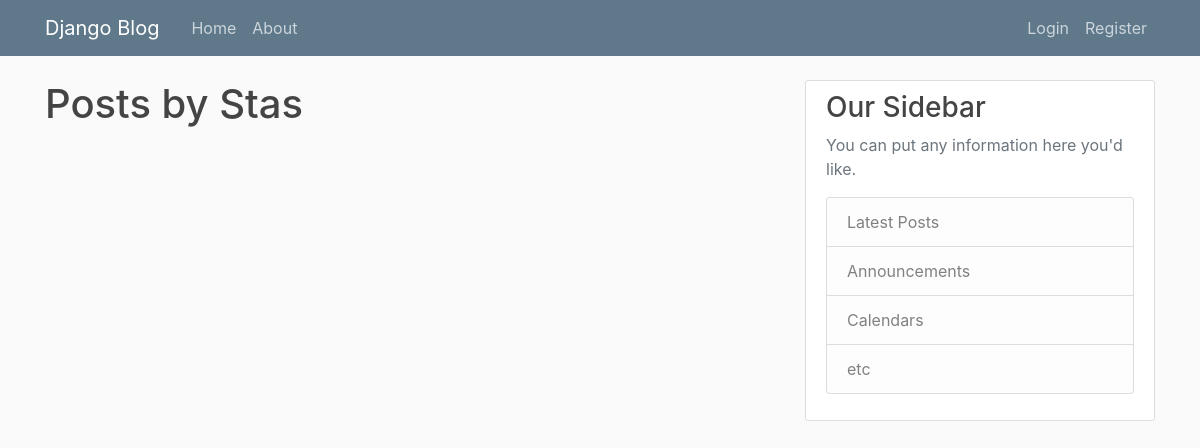
Before: /user/Stas with the older database file.
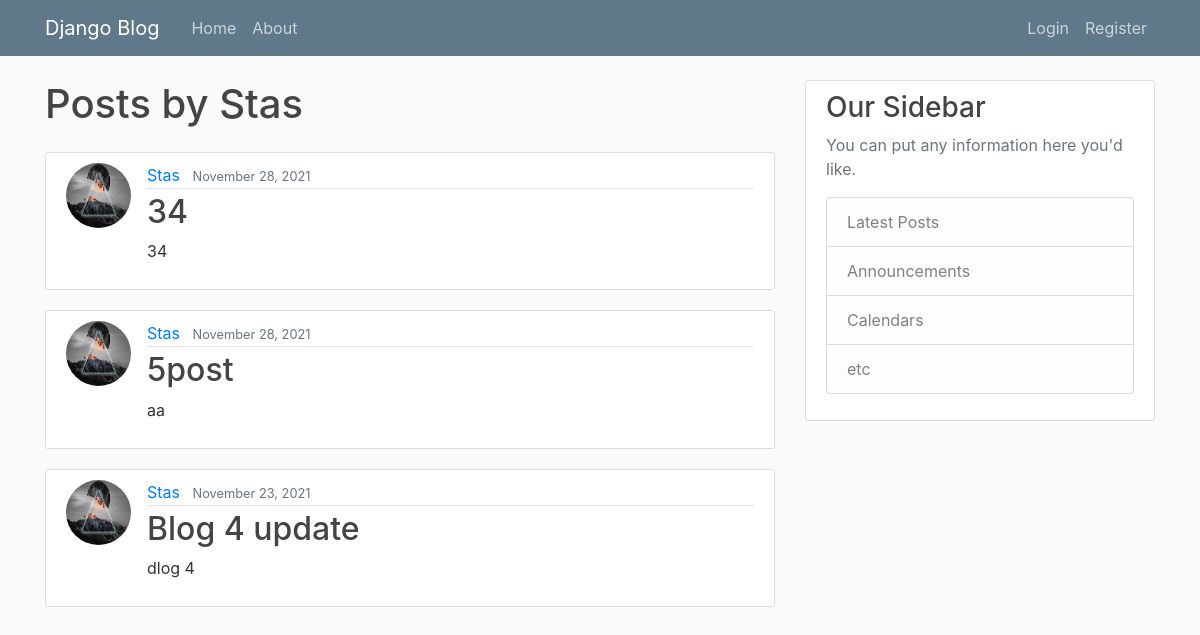
After: the same page with the newer database file.
### blog/models.py (models this page shows, shortened)
class Post(models.Model):
    title = models.CharField(max_length=100)
    content = models.TextField()
    date_posted = models.DateTimeField(default=timezone.now)
    author = models.ForeignKey(User, on_delete=models.CASCADE)

### users/models.py (models this page shows, shortened)
class Profile(models.Model):
    user = models.OneToOneField(User, on_delete=models.CASCADE)
    image = models.ImageField(default='default.jpg', upload_to='profile_pics')

### blog/views.py (the view)
# urls.py: path('user/<str:username>', UserPostListView.as_view(), name='user-posts'),
class UserPostListView(ListView):
    model = Post
    template_name = 'blog/user_posts.html'
    context_object_name = 'posts'
    def get_queryset(self):
        user = get_object_or_404(User, username=self.kwargs.get('username'))
        return Post.objects.filter(author=user).order_by('-date_posted')

### blog/templates/blog/user_posts.html
{%extends 'blog/base.html'%}
{%block content%}
<h1 class = 'mb-4'>Posts by {{view.kwargs.username}}</h1>
{%for post in posts%}
<article class="media content-section">
  <img class = 'rounded-circle article-img' src ='{{post.author.profile.image.url}}'>
  <div class="media-body">
    <div class="article-metadata">
      <a class="mr-2" href="{%url 'user-posts' post.author.username%}">{{ post.author }}</a>
      <small class="text-muted">{{ post.date_posted| date:'F d, Y' }}</small>
    </div>
    <h2><a class="article-title" href="{% url 'post-detail' post.id%} ">{{ post.title }}</a></h2>
    <p class="article-content">{{ post.content }}</p>
  </div>
</article>
{%endfor%}
{%endblock content%}

### blog/templates/blog/base.html (shortened to what this page needs)
{%load static%}
<!DOCTYPE html>
<html lang="en">
<head>
    <link rel="stylesheet" href="https://maxcdn.bootstrapcdn.com/bootstrap/4.0.0/css/bootstrap.min.css">
    <link rel="stylesheet" type="text/css" href="{% static 'blog/main.css'%}"
</head>
<body>
<header class="site-header">
  <nav class="navbar navbar-expand-md navbar-dark bg-steel fixed-top">
    <div class="container">
      <a class="navbar-brand mr-4" href='{% url "blog-home"%}'>Django Blog</a>
      <div class="collapse navbar-collapse" id="navbarToggle">
        <div class="navbar-nav mr-auto">
          <a class="nav-item nav-link" href='{% url "blog-home"%}'>Home</a>
          <a class="nav-item nav-link" href="{%url 'blog-about'%}">About</a>
        </div>
        <div class="navbar-nav">
            {% if user.is_authenticated%}
            <a class="nav-item nav-link" href="{% url 'post-create'%}">New Post</a>
            <a class="nav-item nav-link" href="{% url 'profile'%}">Profile</a>
            <a class="nav-item nav-link" href="{% url 'logout'%}">Logout</a>
            {%else%}
            <a class="nav-item nav-link" href="{% url 'login'%}">Login</a>
            <a class="nav-item nav-link" href="{% url 'register'%}">Register</a>
            {%endif%}
        </div>
      </div>
    </div>
  </nav>
</header>
    <main role="main" class="container">
  <div class="row">
    <div class="col-md-8">
      {% block content %}{% endblock %}
    </div>
    <div class="col-md-4">
      <div class="content-section">
        <h3>Our Sidebar</h3>
        <p class='text-muted'>You can put any information here you'd like.
          <ul class="list-group">
            <li class="list-group-item list-group-item-light">Latest Posts</li>
            <li class="list-group-item list-group-item-light">Announcements</li>
            <li class="list-group-item list-group-item-light">Calendars</li>
            <li class="list-group-item list-group-item-light">etc</li>
          </ul>
        </p>
      </div>
    </div>
  </div>
</main>
</body>
</html>

### blog/static/blog/main.css (style rules this page uses)
body { background: #fafafa; color: #333333; margin-top: 5rem; }
h1, h2, h3, h4, h5, h6 { color: #444444; }
ul { margin: 0; }
.bg-steel { background-color: #5f788a; }
.site-header .navbar-nav .nav-link { color: #cbd5db; }
.content-section { background: #ffffff; padding: 10px 20px; border: 1px solid #dddddd; border-radius: 3px; margin-bottom: 20px; }
.article-title { color: #444444; }
.article-content { white-space: pre-line; }
.article-img { height: 65px; width: 65px; margin-right: 16px; }
.article-metadata { padding-bottom: 1px; margin-bottom: 4px; border-bottom: 1px solid #e3e3e3 }

Changed rows visible on the page:
added Post: author.profile.image (picture), author "Stas", date_posted "November 28, 2021", title "34", content "34"
added Post: author.profile.image (picture), author "Stas", date_posted "November 28, 2021", title "5post", content "aa"
added Post: author.profile.image (picture), author "Stas", date_posted "November 23, 2021", title "Blog 4 update", content "dlog 4"
